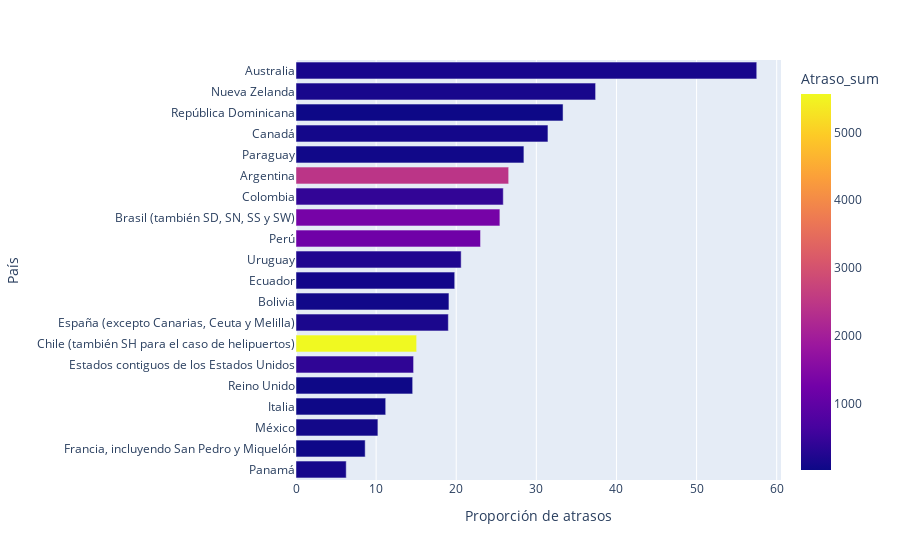

Here is the notebook cell this chart was saved with:
### Markdown cell above
#### Calculamos la proporcion de atraso por Pais de destino y podemos obersvar que efevtivamente Australia es el pais que presenta la mayor porocion de atrasos en los viajes.

### Code cell
fig = px.bar(Pais.sort_values('Proporción de atrasos',ascending=True), y='País', x='Proporción de atrasos', color='Atraso_sum')
fig.show()

### Figure 1 — Plotly figure (JSON) as saved in the notebook; plotly's stock layout.template omitted (floating-point values rounded to 4 significant figures)
{"data": [{"alignmentgroup": "True", "hovertemplate": "Proporción de atrasos=%{x}<br>País=%{y}<br>Atraso_sum=%{marker.color}<extra></extra>", "legendgroup": "", "marker": {"color": [116, 31, 78, 29, 30, 387, 5566, 170, 63, 84, 221, 1214, 1316, 415, 2452, 66, 89, 18, 135, 134], "coloraxis": "coloraxis", "pattern": {"shape": ""}}, "name": "", "offsetgroup": "", "orientation": "h", "showlegend": false, "textposition": "auto", "type": "bar", "x": [6.27, 8.635, 10.22, 11.2, 14.56, 14.68, 15.06, 19.02, 19.09, 19.81, 20.62, 23.03, 25.45, 25.87, 26.55, 28.45, 31.45, 33.33, 37.4, 57.51], "xaxis": "x", "y": ["Panamá", "Francia, incluyendo San Pedro y Miquelón", "México", "Italia", "Reino Unido", "Estados contiguos de los Estados Unidos", "Chile (también SH para el caso de helipuertos)", "España (excepto Canarias, Ceuta y Melilla)", "Bolivia", "Ecuador", "Uruguay", "Perú", "Brasil (también SD, SN, SS y SW)", "Colombia", "Argentina", "Paraguay", "Canadá", "República Dominicana", "Nueva Zelanda", "Australia"], "yaxis": "y"}], "layout": {"barmode": "relative", "coloraxis": {"colorbar": {"title": {"text": "Atraso_sum"}}, "colorscale": [[0, "#0d0887"], [0.1111, "#46039f"], [0.2222, "#7201a8"], [0.3333, "#9c179e"], [0.4444, "#bd3786"], [0.5556, "#d8576b"], [0.6667, "#ed7953"], [0.7778, "#fb9f3a"], [0.8889, "#fdca26"], [1, "#f0f921"]]}, "legend": {"tracegroupgap": 0}, "margin": {"t": 60}, "xaxis": {"anchor": "y", "domain": [0, 1], "title": {"text": "Proporción de atrasos"}}, "yaxis": {"anchor": "x", "domain": [0, 1], "title": {"text": "País"}}}}
